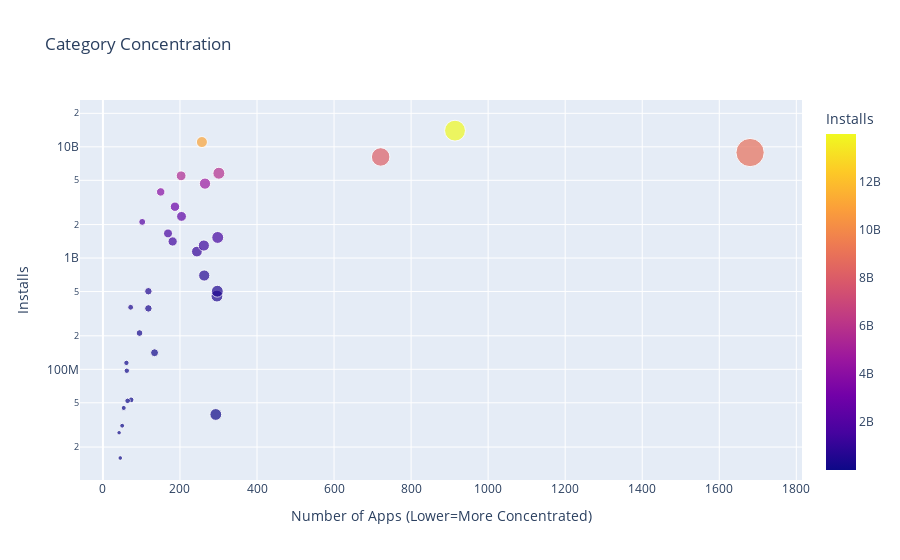

Write notebook code for a chart like this one.
### Code cell
scatter = px.scatter(cat_merged_df, # data
                    x='App', # column name
                    y='Installs',
                    title='Category Concentration',
                    size='App',
                    hover_name=cat_merged_df.index,
                    color='Installs')

scatter.update_layout(xaxis_title="Number of Apps (Lower=More Concentrated)",
                    yaxis_title="Installs",
                    yaxis=dict(type='log'))

scatter.show()

### Figure 1 — Plotly figure (JSON) as saved in the notebook; plotly's stock layout.template omitted (floating-point values rounded to 4 significant figures)
{"data": [{"hovertemplate": "<b>%{hovertext}</b><br><br>App=%{marker.size}<br>Installs=%{marker.color}<extra></extra>", "hovertext": ["ART_AND_DESIGN", "AUTO_AND_VEHICLES", "BEAUTY", "BOOKS_AND_REFERENCE", "BUSINESS", "COMICS", "COMMUNICATION", "DATING", "EDUCATION", "ENTERTAINMENT", "EVENTS", "FAMILY", "FINANCE", "FOOD_AND_DRINK", "GAME", "HEALTH_AND_FITNESS", "HOUSE_AND_HOME", "LIBRARIES_AND_DEMO", "LIFESTYLE", "MAPS_AND_NAVIGATION", "MEDICAL", "NEWS_AND_MAGAZINES", "PARENTING", "PERSONALIZATION", "PHOTOGRAPHY", "PRODUCTIVITY", "SHOPPING", "SOCIAL", "SPORTS", "TOOLS", "TRAVEL_AND_LOCAL", "VIDEO_PLAYERS", "WEATHER"], "legendgroup": "", "marker": {"color": [114233100, 53129800, 26916200, 1665791655, 697018120, 44931100, 11039241530, 140912410, 352852000, 2113660000, 15949410, 8885055490, 455249400, 211777750, 13973762717, 1144006220, 97082000, 52083000, 503611120, 503267560, 39262676, 2369110650, 31116110, 1532352930, 4669143130, 5788070180, 1410331540, 5487841475, 1296431465, 8110724500, 2894859300, 3931897200, 361096500], "coloraxis": "coloraxis", "size": [61, 73, 42, 169, 263, 54, 257, 134, 118, 102, 45, 1680, 296, 95, 914, 244, 62, 64, 297, 118, 293, 204, 50, 298, 265, 301, 181, 203, 262, 721, 187, 150, 72], "sizemode": "area", "sizeref": 4.2, "symbol": "circle"}, "mode": "markers", "name": "", "orientation": "v", "showlegend": false, "type": "scatter", "x": [61, 73, 42, 169, 263, 54, 257, 134, 118, 102, 45, 1680, 296, 95, 914, 244, 62, 64, 297, 118, 293, 204, 50, 298, 265, 301, 181, 203, 262, 721, 187, 150, 72], "xaxis": "x", "y": [114233100, 53129800, 26916200, 1665791655, 697018120, 44931100, 11039241530, 140912410, 352852000, 2113660000, 15949410, 8885055490, 455249400, 211777750, 13973762717, 1144006220, 97082000, 52083000, 503611120, 503267560, 39262676, 2369110650, 31116110, 1532352930, 4669143130, 5788070180, 1410331540, 5487841475, 1296431465, 8110724500, 2894859300, 3931897200, 361096500], "yaxis": "y"}], "layout": {"autosize": true, "coloraxis": {"colorbar": {"title": {"text": "Installs"}}, "colorscale": [[0, "#0d0887"], [0.1111, "#46039f"], [0.2222, "#7201a8"], [0.3333, "#9c179e"], [0.4444, "#bd3786"], [0.5556, "#d8576b"], [0.6667, "#ed7953"], [0.7778, "#fb9f3a"], [0.8889, "#fdca26"], [1, "#f0f921"]]}, "legend": {"itemsizing": "constant", "tracegroupgap": 0}, "title": {"text": "Category Concentration"}, "xaxis": {"anchor": "y", "autorange": true, "domain": [0, 1], "range": [-54.85, 1795.0], "title": {"text": "Number of Apps (Lower=More Concentrated)"}, "type": "linear"}, "yaxis": {"anchor": "x", "autorange": true, "domain": [0, 1], "range": [6.963, 10.56], "title": {"text": "Installs"}, "type": "log"}}}
